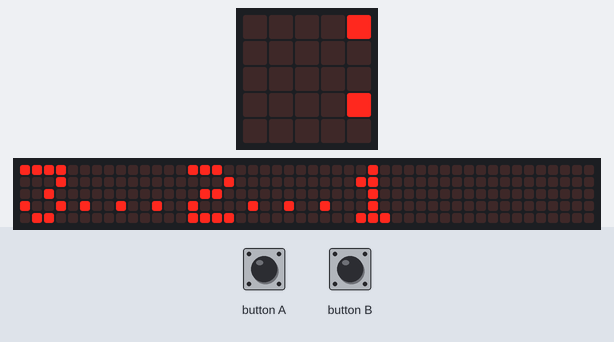
A program run on a simulated BBC micro:bit running MicroPython. On the bench: the board's 5×5 LED display, a strip that is not on the board, showing the scrolling text unrolled. Dim RGB values are drawn brighter than linear; random numbers come from a fixed seed; the 48×5 strip is a reading aid, not a part: it shows the text the display is scrolling, unrolled, one strip-width of it at a time.

Above: at 0.1 s.
At 2.6 s:
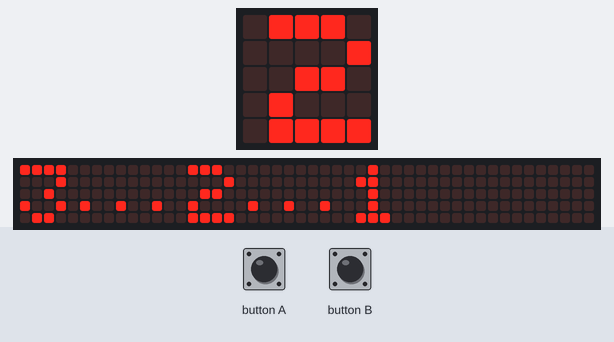
At 5.3 s:
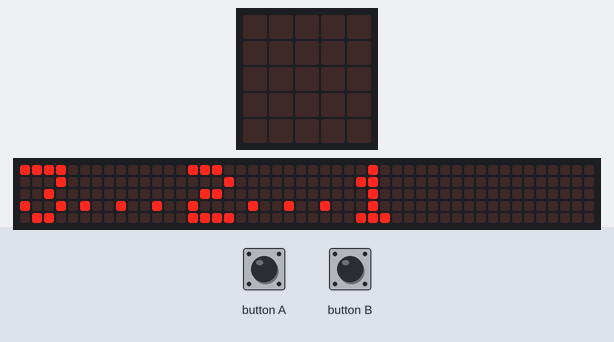
At 5.72 s:
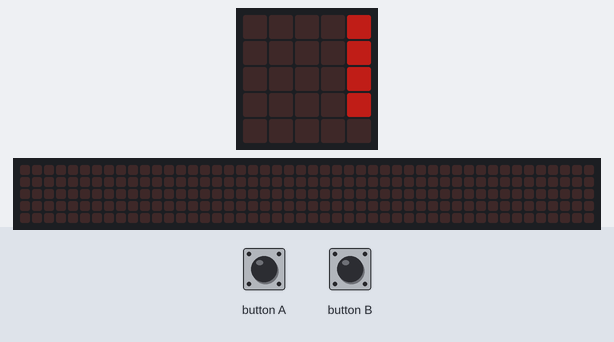
At 6.3 s:
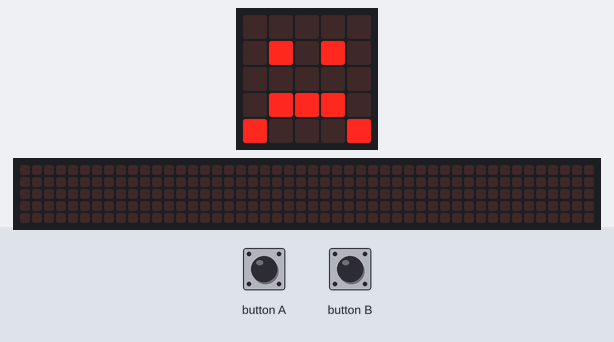
At 12.78 s:
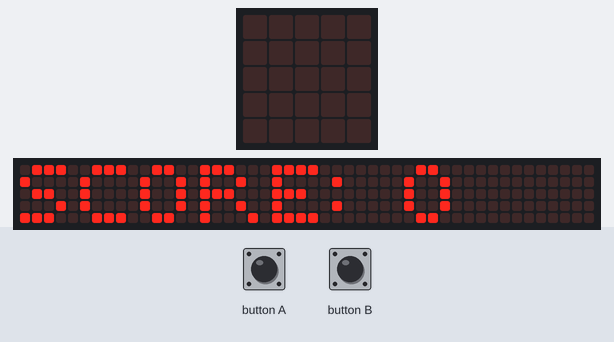

Measured:
- what the display in image 4 shows lasts 0.5 s, from 6.2 s to 6.7 s

The program:

Google_TRex_Game.py
```python
from microbit import *
from random import randint

def create_obstacle():
    obstacle = Image('00003:00003:00003:00003:00003')
    i = randint(1,2) #1 = duck, 2 = jump
    if i == 1:
        obstacle.set_pixel(4,4,0)
    if i == 2:
        obstacle.set_pixel(4,3,0)
        obstacle.set_pixel(4,2,0)
        obstacle.set_pixel(4,1,0)
        obstacle.set_pixel(4,0,0)
    return obstacle

player_y = 100
speed_y = 0
frame = 0
obstacle = create_obstacle()
score = 0
obstacle_delay = 10
new_obstacle_delay = 100
crouched = False

display.scroll('3...2...1')
while True:
    frame += 1
    display.show(obstacle)

    if speed_y < 5:
        speed_y += 1
    player_y += speed_y
    if player_y < 0:
        player_y = 0

    if player_y > 99:
        player_y = 99

    led_player_y = int(player_y/20)

    if button_a.was_pressed() and led_player_y == 4 and speed_y > 2:
        crouched = False
        speed_y = -10

    if button_b.was_pressed():
        crouched = not crouched

    if frame % obstacle_delay == 0:
        obstacle = obstacle.shift_left(1)

    if frame % new_obstacle_delay == 0:
        obstacle = create_obstacle()
        score += 1
        obstacle_delay -= 1
        if obstacle_delay < 5:
            obstacle_delay = 5

    if obstacle.get_pixel(0,led_player_y) != 0 or (not crouched and obstacle.get_pixel(0,led_player_y-1) != 0):
        display.show(Image.SAD)
        sleep(500)
        display.clear()
        display.scroll('SCORE: '+str(score))
        break

    display.set_pixel(0,led_player_y,9)
    if not crouched:
        display.set_pixel(0,led_player_y-1,9)
    sleep(20)
    display.set_pixel(0,led_player_y,0)
    display.set_pixel(0,led_player_y-1,0)
```
